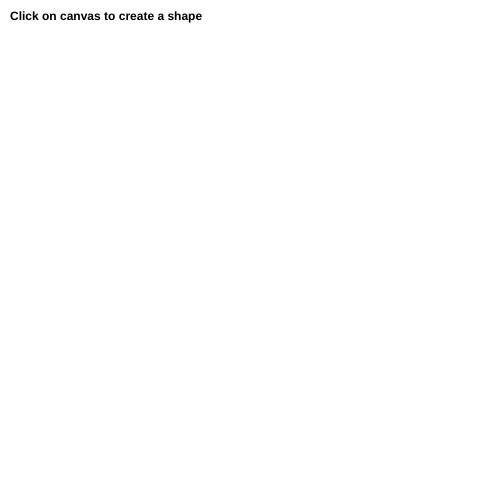
Frame 1 (no input)
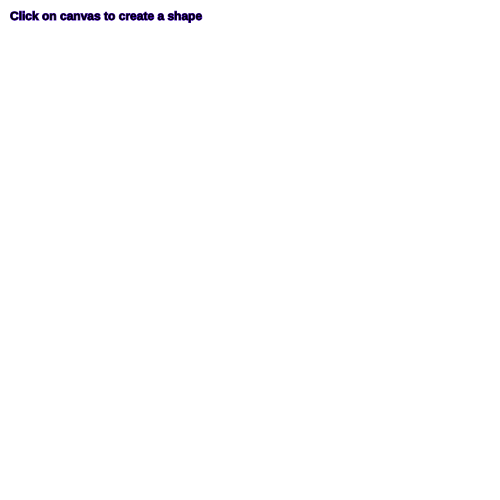
Frame 60 (no input)
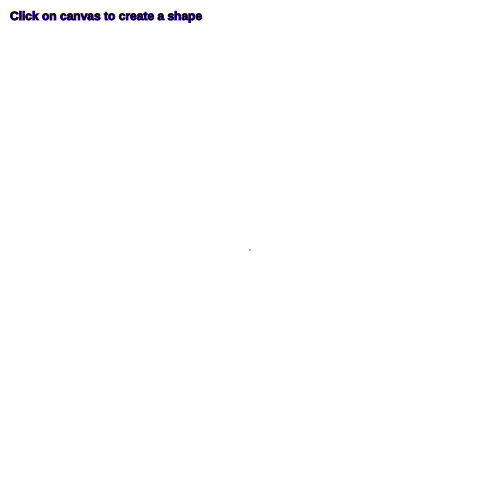
Frame 120 (the mouse pressed at the canvas centre since frame 60)

The p5.js sketch that drew these frames (run headless with seeded random() and noise() and a simulated clock; from frame 60 on, the mouse is pressed at the canvas centre):

// p5.js sketch
// ── sketch.js
var pointArray = [];
function setup() {
	createCanvas(500, 500);
}

function draw() {
	background(255);

	textStyle(BOLD);
	text('Click on canvas to create a shape', 10, 20);

	stroke('#3700B3');

	beginShape();
	 for (var i = 0; i < pointArray.length; i++) {
		 var pointX = pointArray[i].x;
		 var pointY = pointArray[i].y;
		 vertex(pointX, pointY)
	 }
	endShape(CLOSE);
}

function mousePressed() {
	var newpoint = createVector(mouseX, mouseY);
	append(pointArray, newpoint);
}
